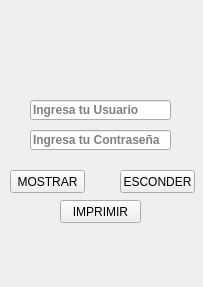
<?xml version="1.0" encoding="UTF-8"?>
<ui version="4.0">
 <class>Form</class>
 <widget class="QWidget" name="Form">
  <property name="geometry">
   <rect>
    <x>0</x>
    <y>0</y>
    <width>203</width>
    <height>287</height>
   </rect>
  </property>
  <property name="windowTitle">
   <string>Form</string>
  </property>
  <widget class="QPushButton" name="esconder">
   <property name="geometry">
    <rect>
     <x>120</x>
     <y>170</y>
     <width>75</width>
     <height>23</height>
    </rect>
   </property>
   <property name="text">
    <string>ESCONDER</string>
   </property>
  </widget>
  <widget class="QPushButton" name="mostrar">
   <property name="geometry">
    <rect>
     <x>10</x>
     <y>170</y>
     <width>75</width>
     <height>23</height>
    </rect>
   </property>
   <property name="text">
    <string>MOSTRAR</string>
   </property>
  </widget>
  <widget class="QLineEdit" name="usuario">
   <property name="geometry">
    <rect>
     <x>30</x>
     <y>100</y>
     <width>141</width>
     <height>20</height>
    </rect>
   </property>
   <property name="font">
    <font>
     <weight>75</weight>
     <bold>true</bold>
    </font>
   </property>
   <property name="cursor">
    <cursorShape>IBeamCursor</cursorShape>
   </property>
   <property name="tabletTracking">
    <bool>false</bool>
   </property>
   <property name="focusPolicy">
    <enum>Qt::StrongFocus</enum>
   </property>
   <property name="placeholderText">
    <string>Ingresa tu Usuario</string>
   </property>
   <property name="clearButtonEnabled">
    <bool>false</bool>
   </property>
  </widget>
  <widget class="QLineEdit" name="contra">
   <property name="geometry">
    <rect>
     <x>30</x>
     <y>130</y>
     <width>141</width>
     <height>20</height>
    </rect>
   </property>
   <property name="font">
    <font>
     <weight>75</weight>
     <bold>true</bold>
    </font>
   </property>
   <property name="echoMode">
    <enum>QLineEdit::Password</enum>
   </property>
   <property name="placeholderText">
    <string>Ingresa tu Contraseña</string>
   </property>
  </widget>
  <widget class="QPushButton" name="imprimir">
   <property name="geometry">
    <rect>
     <x>60</x>
     <y>200</y>
     <width>81</width>
     <height>23</height>
    </rect>
   </property>
   <property name="text">
    <string>IMPRIMIR</string>
   </property>
   <property name="icon">
    <iconset>
     <normaloff>mutimedia/IMPRIME.ICO</normaloff>mutimedia/IMPRIME.ICO</iconset>
   </property>
  </widget>
  <widget class="QLabel" name="imagen">
   <property name="geometry">
    <rect>
     <x>50</x>
     <y>10</y>
     <width>101</width>
     <height>81</height>
    </rect>
   </property>
   <property name="text">
    <string/>
   </property>
   <property name="pixmap">
    <pixmap>mutimedia/GRPUSR.ICO</pixmap>
   </property>
   <property name="scaledContents">
    <bool>true</bool>
   </property>
  </widget>
  <widget class="QLabel" name="resultado">
   <property name="geometry">
    <rect>
     <x>10</x>
     <y>240</y>
     <width>191</width>
     <height>41</height>
    </rect>
   </property>
   <property name="text">
    <string/>
   </property>
   <property name="pixmap">
    <pixmap>IMPRIME.ICO</pixmap>
   </property>
   <property name="alignment">
    <set>Qt::AlignCenter</set>
   </property>
  </widget>
 </widget>
 <resources/>
 <connections>
  <connection>
   <sender>mostrar</sender>
   <signal>clicked()</signal>
   <receiver>resultado</receiver>
   <slot>show()</slot>
   <hints>
    <hint type="sourcelabel">
     <x>48</x>
     <y>179</y>
    </hint>
    <hint type="destinationlabel">
     <x>50</x>
     <y>247</y>
    </hint>
   </hints>
  </connection>
  <connection>
   <sender>esconder</sender>
   <signal>clicked()</signal>
   <receiver>resultado</receiver>
   <slot>hide()</slot>
   <hints>
    <hint type="sourcelabel">
     <x>147</x>
     <y>184</y>
    </hint>
    <hint type="destinationlabel">
     <x>153</x>
     <y>244</y>
    </hint>
   </hints>
  </connection>
 </connections>
</ui>
